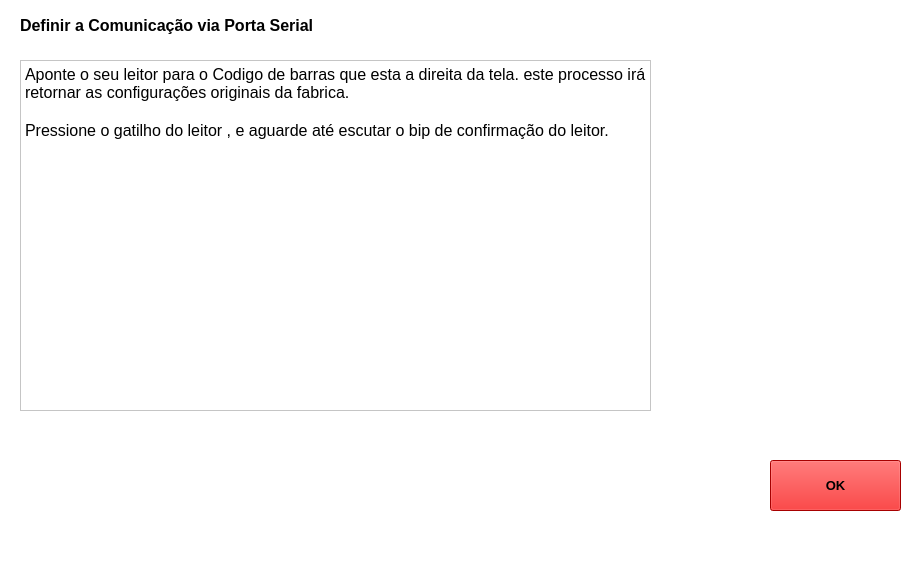
<?xml version="1.0" encoding="UTF-8"?>
<ui version="4.0">
 <class>MainWindow</class>
 <widget class="QMainWindow" name="MainWindow">
  <property name="geometry">
   <rect>
    <x>0</x>
    <y>0</y>
    <width>921</width>
    <height>584</height>
   </rect>
  </property>
  <property name="windowTitle">
   <string>MainWindow</string>
  </property>
  <property name="styleSheet">
   <string notr="true">background-color: rgb(255, 255, 255);</string>
  </property>
  <widget class="QWidget" name="centralwidget">
   <widget class="QTextBrowser" name="textBrowser">
    <property name="geometry">
     <rect>
      <x>20</x>
      <y>60</y>
      <width>631</width>
      <height>351</height>
     </rect>
    </property>
    <property name="html">
     <string>&lt;!DOCTYPE HTML PUBLIC &quot;-//W3C//DTD HTML 4.0//EN&quot; &quot;http://www.w3.org/TR/REC-html40/strict.dtd&quot;&gt;
&lt;html&gt;&lt;head&gt;&lt;meta name=&quot;qrichtext&quot; content=&quot;1&quot; /&gt;&lt;style type=&quot;text/css&quot;&gt;
p, li { white-space: pre-wrap; }
&lt;/style&gt;&lt;/head&gt;&lt;body style=&quot; font-family:'MS Shell Dlg 2'; font-size:7.8pt; font-weight:400; font-style:normal;&quot;&gt;
&lt;p style=&quot; margin-top:0px; margin-bottom:0px; margin-left:0px; margin-right:0px; -qt-block-indent:0; text-indent:0px;&quot;&gt;&lt;span style=&quot; font-size:12pt;&quot;&gt;Aponte o seu leitor para o Codigo de barras que esta a direita da tela. este processo irá retornar as configurações originais da fabrica.&lt;/span&gt;&lt;/p&gt;
&lt;p style=&quot;-qt-paragraph-type:empty; margin-top:0px; margin-bottom:0px; margin-left:0px; margin-right:0px; -qt-block-indent:0; text-indent:0px; font-size:12pt;&quot;&gt;&lt;br /&gt;&lt;/p&gt;
&lt;p style=&quot; margin-top:0px; margin-bottom:0px; margin-left:0px; margin-right:0px; -qt-block-indent:0; text-indent:0px;&quot;&gt;&lt;span style=&quot; font-size:12pt;&quot;&gt;Pressione o gatilho do leitor , e aguarde até escutar o bip de confirmação do leitor.&lt;/span&gt;&lt;/p&gt;
&lt;p style=&quot;-qt-paragraph-type:empty; margin-top:0px; margin-bottom:0px; margin-left:0px; margin-right:0px; -qt-block-indent:0; text-indent:0px;&quot;&gt;&lt;br /&gt;&lt;/p&gt;&lt;/body&gt;&lt;/html&gt;</string>
    </property>
   </widget>
   <widget class="QLabel" name="label">
    <property name="geometry">
     <rect>
      <x>20</x>
      <y>10</y>
      <width>431</width>
      <height>31</height>
     </rect>
    </property>
    <property name="text">
     <string>&lt;html&gt;&lt;head/&gt;&lt;body&gt;&lt;p&gt;&lt;span style=&quot; font-size:12pt; font-weight:600;&quot;&gt;Definir a Comunicação via Porta Serial&lt;/span&gt;&lt;/p&gt;&lt;/body&gt;&lt;/html&gt;</string>
    </property>
   </widget>
   <widget class="QLabel" name="label_2">
    <property name="geometry">
     <rect>
      <x>670</x>
      <y>80</y>
      <width>231</width>
      <height>161</height>
     </rect>
    </property>
    <property name="styleSheet">
     <string notr="true">image: url(:/TANCA/Tanca/DVR.jpg);</string>
    </property>
    <property name="text">
     <string>&lt;html&gt;&lt;head/&gt;&lt;body&gt;&lt;p&gt;&lt;br/&gt;&lt;/p&gt;&lt;/body&gt;&lt;/html&gt;</string>
    </property>
   </widget>
   <widget class="QPushButton" name="pushButton">
    <property name="geometry">
     <rect>
      <x>770</x>
      <y>460</y>
      <width>131</width>
      <height>51</height>
     </rect>
    </property>
    <property name="font">
     <font>
      <pointsize>10</pointsize>
      <weight>75</weight>
      <bold>true</bold>
     </font>
    </property>
    <property name="styleSheet">
     <string notr="true">background-color: rgb(234, 0, 0);</string>
    </property>
    <property name="text">
     <string>OK</string>
    </property>
   </widget>
  </widget>
  <widget class="QMenuBar" name="menubar">
   <property name="geometry">
    <rect>
     <x>0</x>
     <y>0</y>
     <width>921</width>
     <height>26</height>
    </rect>
   </property>
  </widget>
  <widget class="QStatusBar" name="statusbar"/>
 </widget>
 <resources>
  <include location="logo.qrc"/>
 </resources>
 <connections/>
</ui>
